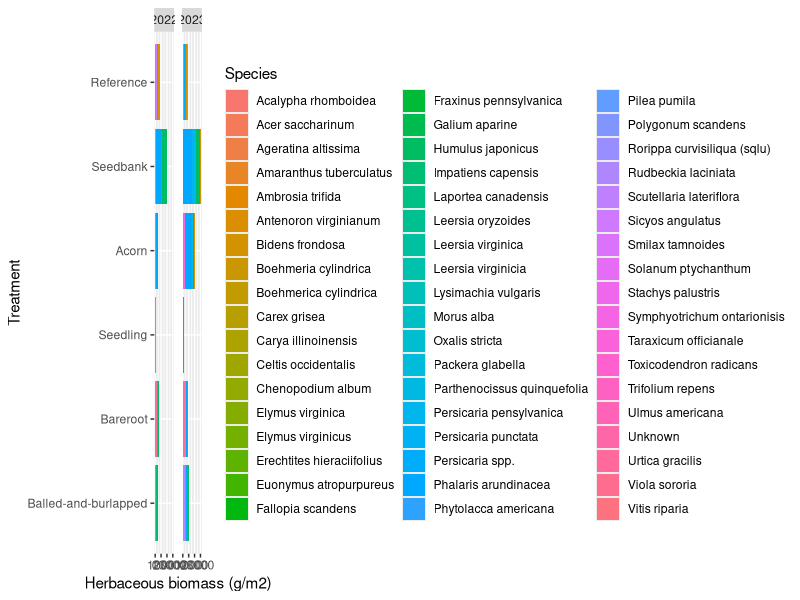
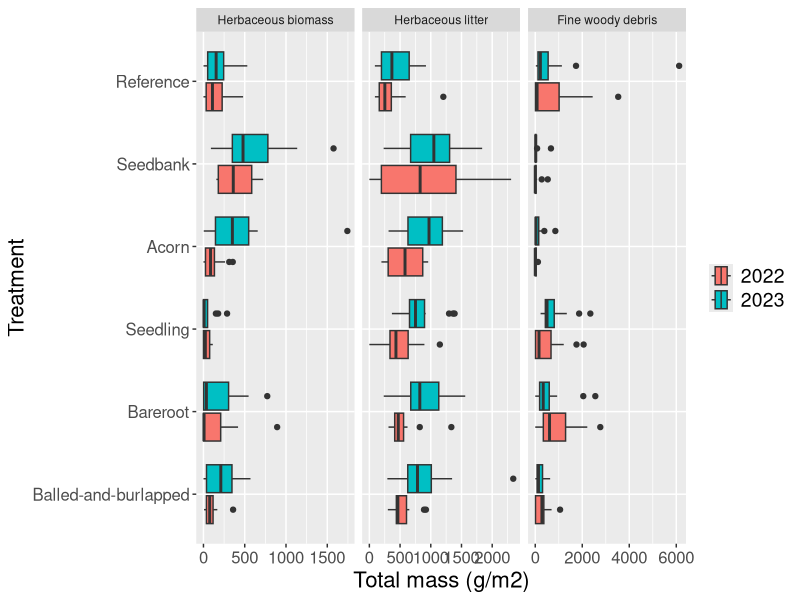
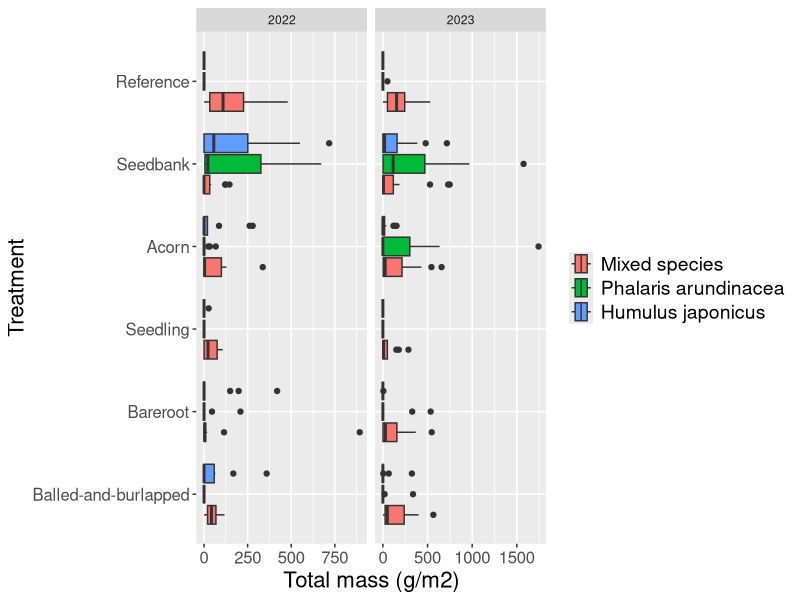

R code for these plots, in order: (Note: this script raises an error after producing the figures.)
setwd('C:/Users/Chels/OneDrive - University of Illinois - Urbana/Ch1/VegetationData')

library(ggplot2)
library(readxl)
library(ggfortify)
library(patchwork)
library(reshape2)
library(lme4)
library(dplyr)
library(tidyr)

## read in biomass data for 2022 and 2023
bm.2023 = read_excel("Joslin_Vegetation_Cover_Biomass_Aug2023.xlsx", sheet="Biomass")
bm.2022 = read_excel('HerbaceousBiomass_Sep2022.xlsx', sheet="ActualBiomass")

# remove boat mass columns
bm.2023 = bm.2023[, -which(colnames(bm.2023) %in% c("Mass of boat (g)","Mass of boat + vegetation (g)","Note"))]
bm.2022 = bm.2022[, -which(colnames(bm.2022) %in% c("Container mass (g)","Actual dry mass + container w/o bag (g)","Max diameter (cm)"))]

# update column names
colnames(bm.2023) = c("plot","quad","spp","mass")
colnames(bm.2022) = c("plot","quad","spp","mass")

# combine duplicate herbaceous litter and fine woody debris data within same quadrat
bm.2023 = bm.2023 %>% group_by(plot, quad, spp) %>% summarise(sum.mass = sum(mass))
bm.2022 = bm.2022 %>% group_by(plot, quad, spp) %>% summarise(sum.mass = sum(mass))

# add year column 
bm.2023$year = 2023
bm.2022$year = 2022

# combine dataframes
bm.all = rbind(bm.2022, bm.2023)

# normalize biomass data by quadrat size
bm.all$mass.g.m2 = bm.all$sum.mass/(30^2)*(100^2)

# separate plot column into treatment and plot number 
bm.all = bm.all %>% separate(plot, into = c("trt", "num"), sep = 1, remove=F)

# treatment vectors
trts = c("A","B","C","D","E","R")
trt.names = c("Balled-and-burlapped","Bareroot","Seedling","Acorn","Seedbank","Reference")

# isolate biomass data
bm.dat = bm.all[!(bm.all$spp == "Herbaceous litter" | bm.all$spp == "Fine woody debris"),]
bm.dat$trt.full = rep(0, nrow(bm.dat))
for (i in 1:6) {bm.dat$trt.full[which(bm.dat$trt == trts[i])] = trt.names[i]}
bm.sp.sum = bm.dat %>% group_by(year, plot, trt, trt.full, spp) %>% summarise(mean.mass = sum(mass.g.m2)/3)

ggplot(bm.sp.sum, aes(y=factor(trt.full, levels=trt.names), x=mean.mass, fill=spp)) + 
       geom_bar(position="stack", stat="identity") +
       labs(y="Treatment", x="Herbaceous biomass (g/m2)", fill="Species") +
       facet_wrap(.~year)

# make data frame for total herbaceous biomass, herbaceous litter, and fine woody debris in each quadrat 
n.yr = 2; n.trt = 6; n.plt = 3; n.quad = 5
df.quad.sum = data.frame(matrix(nrow = n.yr*n.trt*n.plt*n.quad, ncol=11))
colnames(df.quad.sum) = c("year","trt","trt.full","num","quad","Herbaceous biomass","Herbaceous litter","Fine woody debris","Mixed species","Phalaris arundinacea","Humulus japonicus")
k = 1
for (y in c(2022, 2023)) {
  for (l in 1:n.trt) {
    t = trts[l]
    for (i in 1:n.plt) {
      for (j in 1:n.quad) {
        # get data for given year, treatment, plot, and quadrat
        quad.id = which((bm.all$year == y &bm.all$trt == t) & (bm.all$num == as.character(i) & bm.all$quad == paste("Q", j, sep="")))
        quad.df = bm.all[quad.id,]
        
        # get HL and FWD id
        hl.id = which(quad.df$spp == "Herbaceous litter")
        fwd.id = which(quad.df$spp == "Fine woody debris")
        pa.id = which(quad.df$spp == "Phalaris arundinacea")
        hj.id = which(quad.df$spp == "Humulus japonicus")
        bm.id = which(!(quad.df$spp %in% c("Herbaceous litter","Fine woody debris")))
        m.id = which(!(quad.df$spp %in% c("Herbaceous litter","Fine woody debris","Phalaris arundinacea","Humulus japonicus")))
                        
        # sum mass for each category
        df.quad.sum[k, "Herbaceous litter"] =  sum(quad.df[hl.id, "mass.g.m2"])
        df.quad.sum[k, "Fine woody debris"] = sum(quad.df[fwd.id, "mass.g.m2"])
        df.quad.sum[k, "Herbaceous biomass"] = sum(quad.df[bm.id, "mass.g.m2"])
        
        if (length(pa.id) > 0) { 
          df.quad.sum[k, "Phalaris arundinacea"] = sum(quad.df[pa.id, "mass.g.m2"]) 
        } else {
          df.quad.sum[k, "Phalaris arundinacea"] = 0
        }
        
        if (length(hj.id) > 0) { 
          df.quad.sum[k, "Humulus japonicus"] = sum(quad.df[hj.id, "mass.g.m2"]) 
        } else {
          df.quad.sum[k, "Humulus japonicus"] = 0
        }
        
        if (length(m.id) > 0) { 
          df.quad.sum[k, "Mixed species"] = sum(quad.df[m.id, "mass.g.m2"]) 
        } else {
          df.quad.sum[k, "Mixed species"] = 0
        }
        
        # fill in identification columns
        df.quad.sum[k, c("year","trt","trt.full","num","quad")] = c(y, t, trt.names[l], i, j)
        
        # increment counter
        k = k + 1
      }
    }
  }
}

df.quad.sum[-which(df.quad.sum[,"Herbaceous biomass"] == df.quad.sum[,"Mixed species"] + df.quad.sum[,"Phalaris arundinacea"] + df.quad.sum[,"Humulus japonicus"]),]

# melt biomass dataframe
df.melt = melt(df.quad.sum, id.vars = c("year","trt","trt.full","num","quad"), variable.name = "type", value.name="mass.g.m2")

# plot biomass components for each treatment by quadrat
ggplot(df.melt[which(df.melt$type %in% c("Herbaceous biomass","Herbaceous litter","Fine woody debris")),], aes(y=factor(trt.full, levels=trt.names), x=mass.g.m2, fill=factor(year))) + 
       geom_boxplot() + labs(y="Treatment", x="Total mass (g/m2)", fill="") + 
       theme(legend.title = element_blank(),legend.text = element_text(size=14), 
             axis.title = element_text(size=16), axis.text = element_text(size=12)) +
       facet_wrap(.~type, scales="free_x")

ggplot(df.melt[which(df.melt$type %in% c("Mixed species","Phalaris arundinacea","Humulus japonicus")),], aes(y=factor(trt.full, levels=trt.names), x=mass.g.m2, fill=factor(type))) + 
       geom_boxplot() + labs(y="Treatment", x="Total mass (g/m2)", fill="") + 
       theme(legend.title = element_blank(), legend.text = element_text(size=14), 
             axis.title = element_text(size=16), axis.text = element_text(size=12)) +
       facet_wrap(.~year, scales="free_x")

# nested ANOVAs comparing biomass components across treatments
aov.bm.nest <- aov(log(bm.mass.g.m2+1) ~ factor(trt) / factor(plot), data=df.quad.sum)
summary(aov.bm.nest)
plot(aov.bm.nest)

aov.hl.nest <- aov(log(hl.mass.g.m2+1) ~ factor(trt) / factor(plot), data=df.quad.sum)
summary(aov.hl.nest)
plot(aov.hl.nest)

aov.fwd.nest <- aov(log(fwd.mass.g.m2+1) ~ factor(trt) / factor(plot), data=df.quad.sum)
summary(aov.fwd.nest)

p1 = ggplot(df.quad.sum, aes(x=factor(trt_full,levels=trt_names), y=bm.mass.g.m2, fill=factor(plot))) + geom_boxplot(show.legend = FALSE) +
            labs(x = "", y = "Herbaceous\nbiomass (g/m2)") + theme(axis.text.x = element_blank())
p2 = ggplot(df.quad.sum, aes(x=factor(trt_full,levels=trt_names), y=hl.mass.g.m2, fill=factor(plot))) + geom_boxplot() + 
            labs(x = "", y = "Herbaceous\nlitter (g/m2)", fill='Plot') + theme(axis.text.x = element_blank()) 
p3 = ggplot(df.quad.sum, aes(x=factor(trt_full,levels=trt_names), y=fwd.mass.g.m2, fill=factor(plot))) + geom_boxplot(show.legend = FALSE) +
            labs(x = "", y = "Fine woody\ndebris (g/m2)")
p1 / p2 / p3

## linear mixed models comparing biomass components across treatments

# herbaceous biomass
df.quad.sum$log.bm = log(df.quad.sum$bm.mass.g.m2 + 1)
lme.bm = lmer(log.bm ~ trt + (1|trt:plot), data=df.quad.sum, REML=FALSE)
lme.bm.null = lmer(log.bm ~ (1|trt:plot), data=df.quad.sum, REML=FALSE)

summary(lme.bm)
plot(lme.bm)
hist(residuals(lme.bm))

library(pbkrtest)
drop1(lme.bm, test="Chisq")
KRmodcomp(lme.bm, lme.bm.null)

coef(lme.bm)
rand.eff = ranef(lme.bm)
fixed.eff = fixef(lme.bm)


# herbaceous litter
df.quad.sum$log.hl = log(df.quad.sum$hl.mass.g.m2 + 1)
lme.hl = lmer(log.hl ~ 1 + trt + (1|trt:plot), data=df.quad.sum, REML=FALSE)
lme.hl.null = lmer(log.hl ~ (1|trt:plot), data=df.quad.sum, REML=FALSE)
summary(lme.hl)
drop1(lme.hl, test="Chisq")
KRmodcomp(lme.hl, lme.hl.null)

# fine woody debris
df.quad.sum$log.fwd = log(df.quad.sum$fwd.mass.g.m2 + 1)
lme.fwd = lmer(log.fwd ~ 1 + trt + (1|trt:plot), data=df.quad.sum)
lme.fwd.null = lmer(log.fwd ~ (1|trt:plot), data=df.quad.sum, REML=FALSE)
summary(lme.fwd)
drop1(lme.fwd, test="Chisq")
KRmodcomp(lme.fwd, lme.fwd.null)


# dataframes for herb biomass, herb lit, and fwd in each plot summed over quadrats
bm.plt.total = data.frame(matrix(nrow=n.trt*n.plt, ncol=3))
hl.plt.total = data.frame(matrix(nrow=n.trt*n.plt, ncol=3))
fwd.plt.total = data.frame(matrix(nrow=n.trt*n.plt, ncol=3))
colnames(bm.plt.total) = c("trt","plt","mass.g.m2")
colnames(hl.plt.total) = c("trt","plt","mass.g.m2")
colnames(fwd.plt.total) = c("trt","plt","mass.g.m2")
k = 1
for (t in trts) {
  for (i in 1:n.plt) {
    bm.plt.id = which(bm.dat$plot == paste(t, i , sep=""))
    hl.plt.id = which(hl.dat$plot == paste(t, i , sep=""))
    fwd.plt.id = which(fwd.dat$plot == paste(t, i , sep=""))
    bm.plt.total[k, c("trt","plt")] = c(t, i)
    hl.plt.total[k, c("trt","plt")] = c(t, i)
    fwd.plt.total[k, c("trt","plt")] = c(t, i)
    bm.plt.total[k, "mass.g.m2"] = sum(bm.dat$dry.mass[bm.plt.id]/(30^2)*(100^2))/5
    hl.plt.total[k, "mass.g.m2"] = sum(hl.dat$dry.mass[hl.plt.id]/(30^2)*(100^2))/5
    fwd.plt.total[k, "mass.g.m2"] = sum(fwd.dat$dry.mass[fwd.plt.id]/(30^2)*(100^2))/5
    k = k + 1
  }
}

# bind biomass, litter, and fwd dfs
colnames(bm.plt.total)[3] = "Herbaceous biomass"
colnames(hl.plt.total)[3] = "Herbaceous litter"
colnames(fwd.plt.total)[3] = "Fine woody debris"
bm.melt = melt(bm.plt.total, id.vars = c("trt","plt"), variable.name = "Type", value.name="mass.g.m2")
hl.melt = melt(hl.plt.total, id.vars = c("trt","plt"), variable.name = "Type", value.name="mass.g.m2")
fwd.melt = melt(fwd.plt.total, id.vars = c("trt","plt"), variable.name = "Type", value.name="mass.g.m2")
fwd.melt[is.na(fwd.melt$mass.g.m2), "mass.g.m2"] = 0
df.total = rbind(bm.melt,hl.melt,fwd.melt)

ggplot(df.total, aes(x=trt, y=mass.g.m2, fill=factor(Type))) + geom_boxplot() +
       labs(x="Treatment", y="Total herbaceous biomass (g/m2)", fill="")

# sort biomass dataframe
bm.sort = bm.plt.sum[order(bm.plt.sum$plot,-bm.plt.sum$mass.g),]

# data frame of most abundant species in each plot
df.sp.sort = data.frame(matrix(nrow=n.trt*n.plt, ncol=max.n.sp+2))
colnames(df.sp.sort) = c("trt","plot",seq(1,max.n.sp))
k = 1
for (t in trts) {
  for (i in 1:n.plt) {
      plt.ind = which(bm.sort$trt == t & bm.sort$plot == i)
      plt.sp = bm.sort$spp[plt.ind]
      df.sp.sort[k,"trt"] = t
      df.sp.sort[k,"plot"] = i
      df.sp.sort[k,3:(length(plt.sp)+2)] = plt.sp
      k = k + 1
  }
}

# dataframe for number of unique species in each plot
df.uni.sp = data.frame(matrix(nrow=n.plots, ncol=5))
colnames(df.uni.sp) = c("trt","plot","n.sp","n.nat.sp","n.inv.sp")
native.sp = sp.2022$Spp[which(sp.2022$Native == 1)] 
k = 1
for (t in trts) {
  for (i in 1:n.plt) {
    plt.ind = which(bm.sort$trt == t & bm.sort$plot == i)
    plt.sp = bm.sort$spp[plt.ind]
    df.uni.sp[k,"trt"] = t
    df.uni.sp[k,"plot"] = i
    df.uni.sp[k,"n.sp"] = length(plt.sp)
    df.uni.sp[k,"n.nat.sp"] = sum(plt.sp %in% native.sp)
    df.uni.sp[k,"n.inv.sp"] = length(plt.sp) - sum(plt.sp %in% native.sp)
    k = k + 1
  }
}

# plot number of species for biomass samples
p1 = ggplot(df.uni.sp, aes(y=n.sp, x=trt)) + 
     geom_boxplot() +
     labs(x="Treatment", y="Total species", title="2022")
p2 = ggplot(df.uni.sp, aes(y=n.nat.sp, x=trt)) + 
     geom_boxplot() +
     labs(x="", y="# native species", title="2022")
p3 = ggplot(df.uni.sp, aes(y=n.inv.sp, x=trt)) + 
     geom_boxplot() +
     labs(x="Treatment", y="# non-native species", title="2022")
p1 + p2/p3

# sum up litter across quadrats by species
lit.plt.sum = data.frame(matrix(nrow=n.plots, ncol=2))
colnames(lit.plt.sum) = c("trt","mass.g")
k = 1
for (t in trts) {
  for (i in 1:n.plt) {
    plt.ind = which(lit.dat$plot == paste(t, i, sep=""))
    lit.plt.sum[k,"trt"] = t
    lit.plt.sum[k,"mass.g"] = sum(lit.dat$dry.mass[plt.ind])
    k = k + 1
  }
}
lit.plt.sum$mass.g.m2 = lit.plt.sum$mass.g/5/(30^2)*(100^2)

# litter biomass boxplots
ggplot(lit.plt.sum, aes(y=mass.g.m2, x=trt)) + 
  geom_boxplot() +
  labs(x="Treatment", y="Total mass (g)", title="2022")
  
